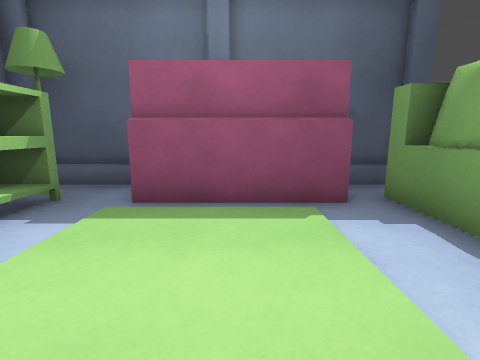
View 1 (above)

12 first-person views from a walk through a level from a Godot 3-D game. The camera is 1.2 m above the floor, tilts 10° down and sees 85° across. The floor is counted in squares, 1 m on a side. Each view is taken from the middle of a square. On the plan, view 1 faces up. The plan holds only what a view shows up to about 12 squares ahead; the rest is blank. The place goes on beyond the plan. Characters and animated objects are not drawn. Door leaves are left out where a doorway can be walked through.

View 2
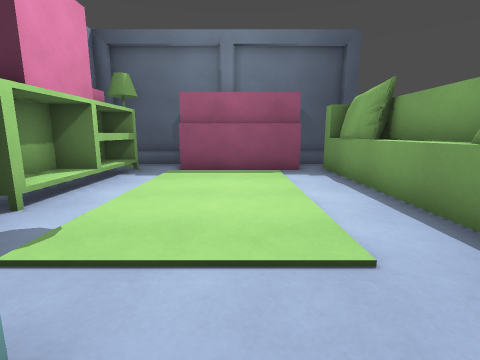

View 3
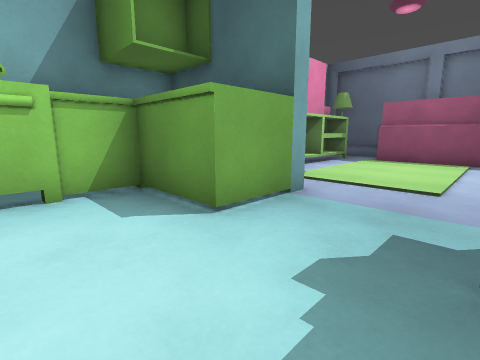

View 4
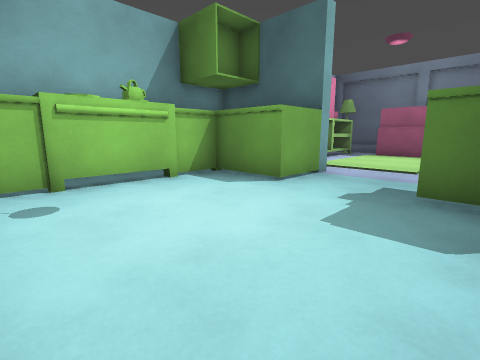

View 5
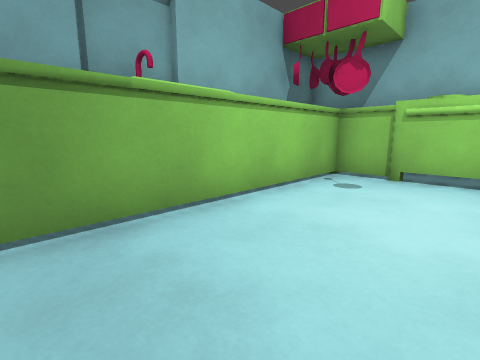

View 6
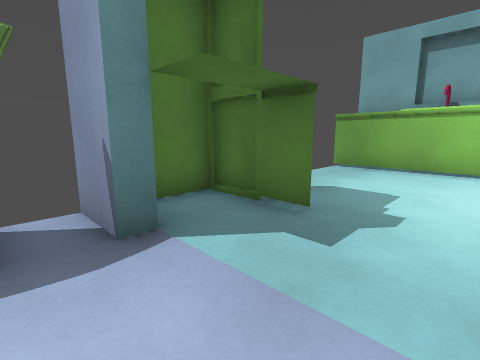

View 7
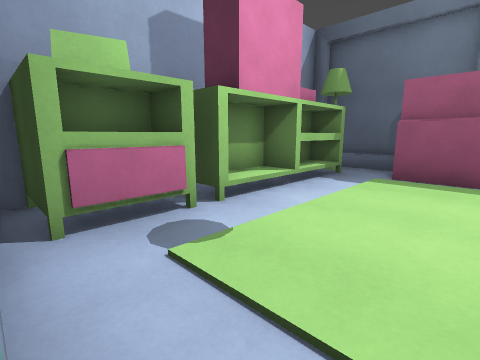

View 8
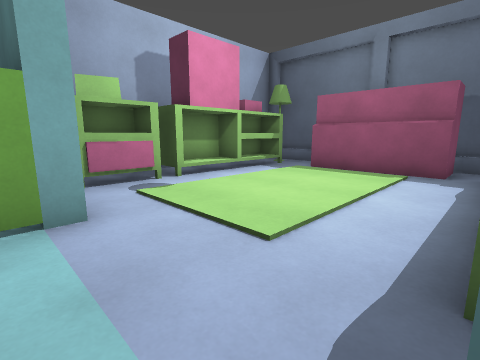

View 9
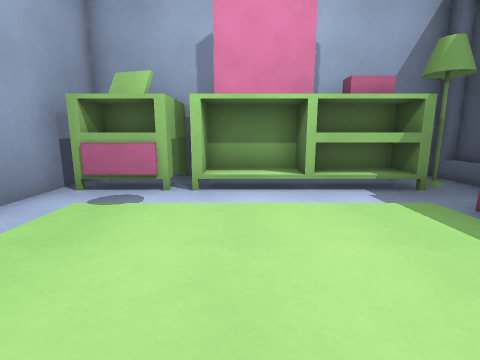

View 10
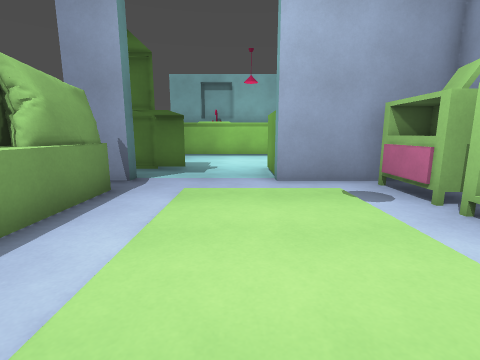

View 11
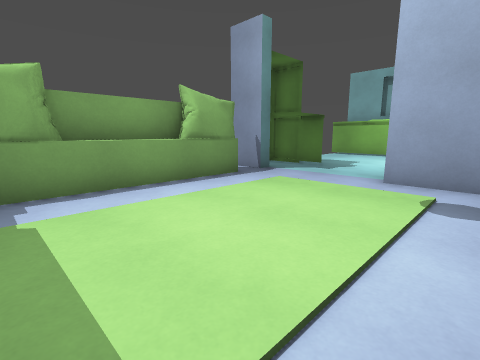

View 12
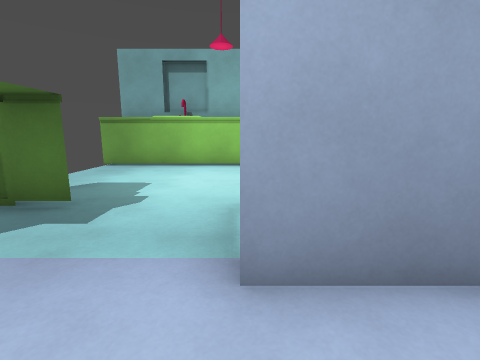

### Floor plan
Points are (right, up) in squares from view 1. A wall is a line through its corners. A room is listed if a view was taken in it or the views show most of it. See-through windows are left out.
Room 1 (views 1, 2, 3, 4, 5, 6, 7, 8, 9, 10, 11, 12)
walls: (2.9, -3.6) (2.9, -3); (2.9, -1.9) (2.9, 5.2); (1.9, -5.5) (4.5, -5.5) (4.5, -4.2); (3, -1.7) (3, -0.7) (3.3, -0.2); (3.1, -1.6) (3.2, -0.7) (3.4, -0.3); (3, -1.2) (3.3, -0.2); (3, -1.2) (3.3, -0.2); (2.9, -5.5) (2, -5.5); (-3.5, -0.5) (-3.5, -2.5); (-4.4, -3) (-1, -3) (-1, -5.5) (-3.5, -5.5) (-3.5, -11.5) (4.5, -11.5); (3.9, -0.5) (3.9, 3.5); (-3.5, 0.2) (-3.5, 0); (-4.5, -0.7) (-4.5, -2.3); (3.4, 2.7) (3.2, 3.2); (3.5, 2.8) (3.2, 3.1) (3.1, 3.9); (3.2, 3.1) (3, 3.9); (3.3, 3.5) (3.3, 4.3); (3.1, 3.7) (3.2, 4.3); (-3.4, 4.8) (-4.5, 4.8) (-4.5, 2.9); (-3.5, 5) (-3.5, 2.4); (-2.4, 6.7) (-5, 6.7); (3.9, 6.7) (1.9, 6.7)
ways out: open door at (-3.5, -5); open door at (-3.5, 1); gap at (-4, 6); gap at (-2, 6)
objects: piano (-2, 5) to (2, 5)

Positions as (right, up) in squares from view 1, and headings:
1: (0, 0), facing up
2: (0, -4), facing up
3: (2, -8), facing up-left
4: (3, -11), facing up-left
5: (4, -8), facing down-left
6: (0, -2), facing down-right
7: (0, -3), facing up-left
8: (3, -4), facing up-left
9: (2, 1), facing left
10: (0, 4), facing down
11: (-3, 4), facing down-right
12: (-1, -1), facing down
